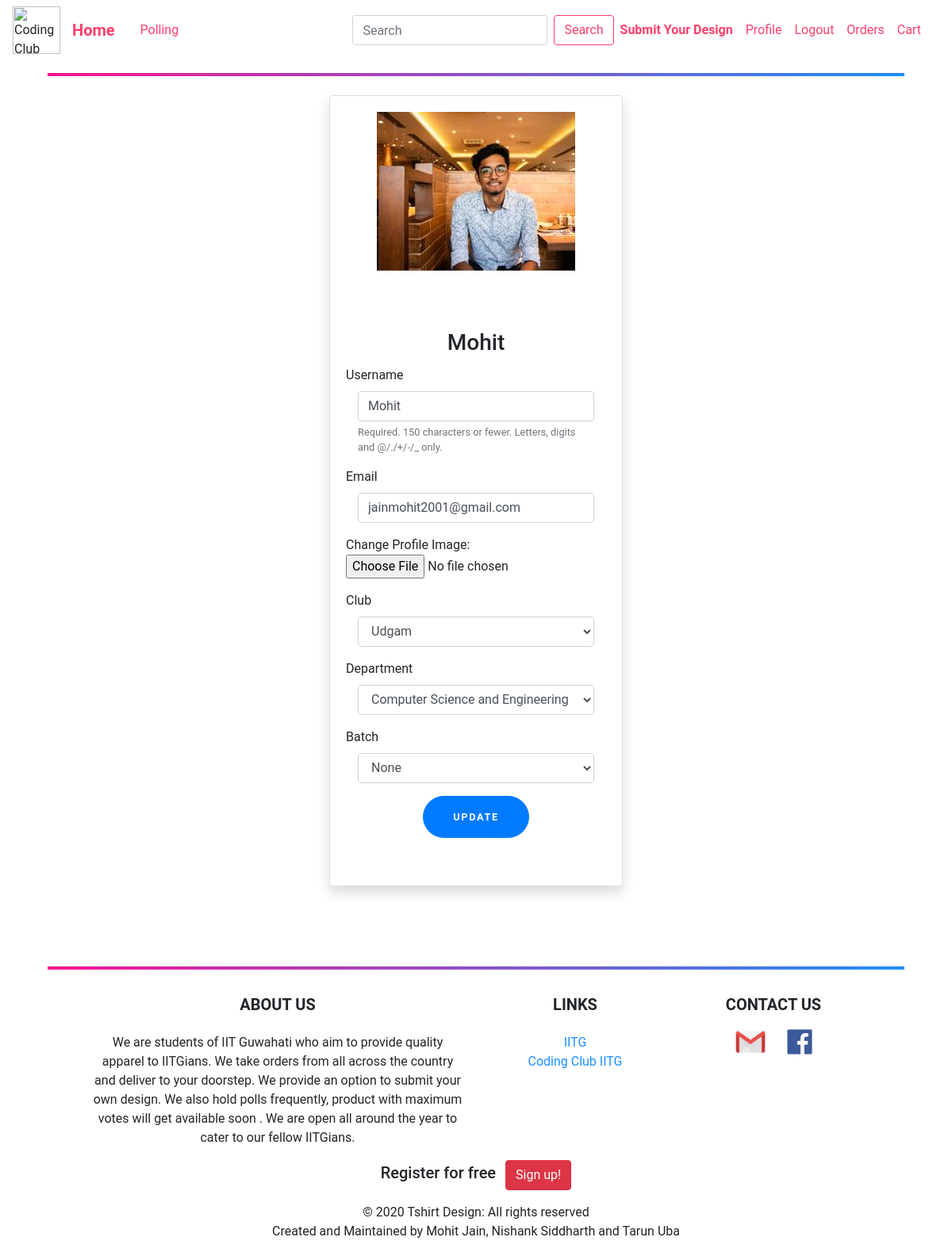
/profile/ (signed in), run on an earlier commit of the app's database.
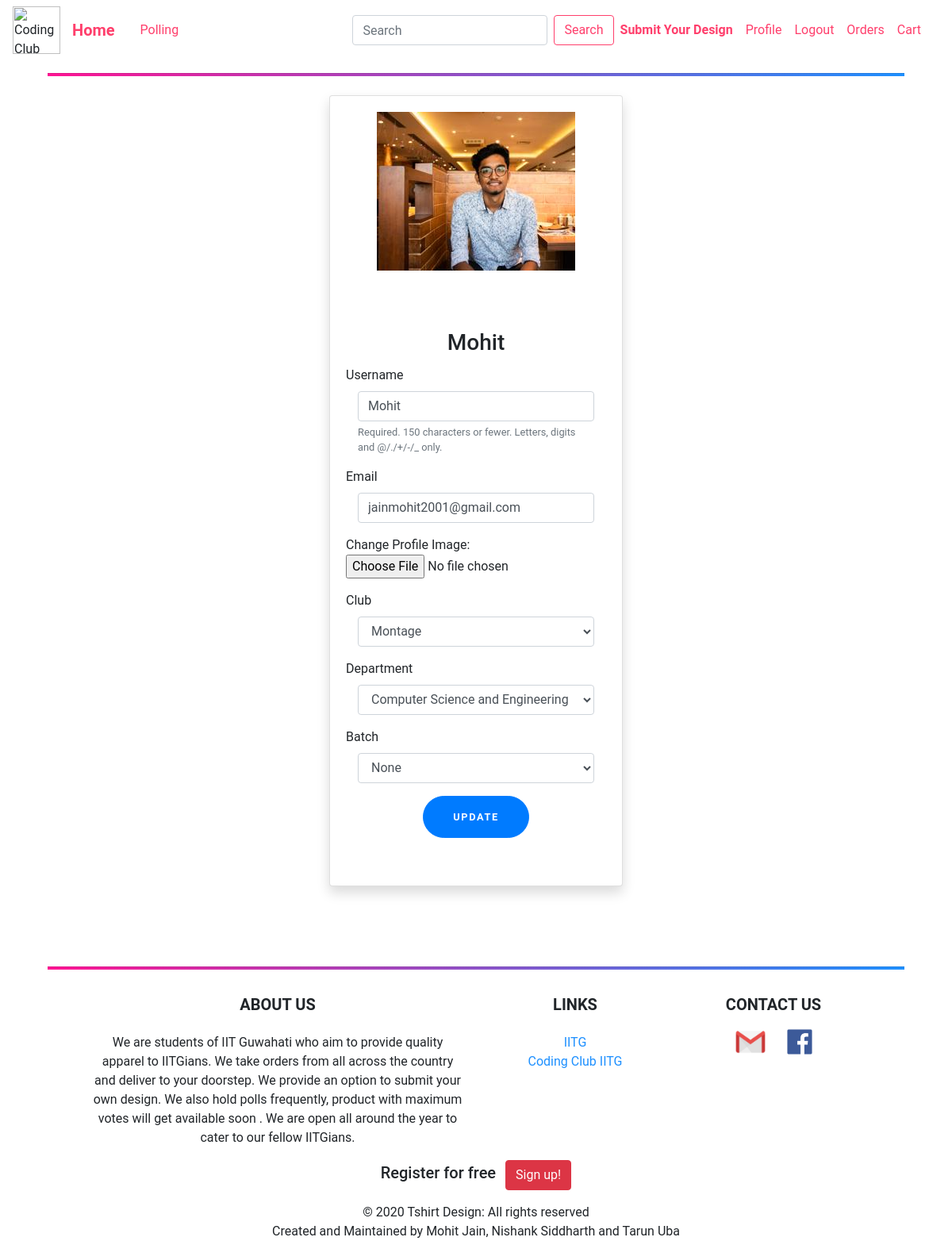
And on a later commit of the database.
### users/models.py (models this page shows, shortened)
class Profile(models.Model):
    user = models.OneToOneField(User, related_name="profile", on_delete=models.CASCADE)
    image = models.ImageField(default='default.png', upload_to='profile_pics')
    is_merchant = models.BooleanField(default=False)
    department = models.CharField(max_length=120, choices=DEPARTMENTS, default='None')
    club = models.CharField(max_length=120, choices=CLUBS, default='None')
    batch = models.CharField(max_length=4, choices=BATCH, default='None')

### users/views.py (the view)
# urls.py: path('profile/', user_views.profile, name='profile'),
@login_required
def profile(request):
    if request.method == 'POST':
        u_form = UserUpdateForm(request.POST, instance=request.user)
        p_form = ProfileUpdateForm(request.POST,
                                   request.FILES,
                                   instance=request.user.profile)
        if u_form.is_valid() and p_form.is_valid():
            u_form.save()
            p_form.save()
            messages.success(request, f'Your account has been Updated!')
            return redirect('profile')
    else:
        u_form = UserUpdateForm(instance=request.user)
        p_form = ProfileUpdateForm(instance=request.user.profile)
    context = {
        'u_form': u_form,
        'p_form': p_form,
    }
    return render(request, 'users/profile.html', context)

### users/forms.py
class UserUpdateForm(forms.ModelForm):
    email = forms.EmailField()
    class Meta:
        model = User
        fields = ['username', 'email']

class ProfileUpdateForm(forms.ModelForm):
    class Meta:
        model = Profile
        fields = ['image', 'club', 'department', 'batch']

### users/templates/users/profile.html (shortened to what this page needs)
{% extends "blog/base.html" %}
{% load crispy_forms_tags %}
{% block content %}
    <div class="col-lg-4 col-md-10 col-sm-11 mt-4 mx-auto">
        <div class="card shadow">
            <div class="card-body ">
                <div>
                    <div class="img-crop mb-4">
                        <img src="{{user.profile.image.url}}" alt="profile-image">
                    </div>
                    <h3 class="card-title text-center">{{ user.username }}</h3>
                    <form class="form-signin"  method="POST" enctype="multipart/form-data">
                        <div class="form-group">
                            <label for="{{u_form.username.id_for_label}}" >{{ u_form.username.label }}</label>
                            <div class="col-sm-12">
                                <input type="text" class="form-control" placeholder="Username" name="{{ u_form.username.html_name }}" id="{{u_form.username.id_for_label}}" value="{{ u_form.username.value|default_if_none:''}}" required>
                                <small class="form-text text-muted">{{ u_form.username.help_text }} </small>
                            </div>
                        </div>
                        <div class="form-group">
                            <label for="{{u_form.email.id_for_label}}">{{ u_form.email.label }}</label>
                            <div class="col-sm-12">
                                <input type="email" class="form-control"  placeholder="Email" name="{{u_form.email.html_name}}" id="{{u_form.email.id_for_label}}" value="{{ u_form.email.value|default_if_none:'' }}" required >
                            </div>
                        </div>
                        <div class="form-group row">
                            <div class="col-sm-12">
                                Change Profile Image:
                                <input class="text-body" type="file" accept="image/*" name="{{ p_form.image.name }}" id="{{p_form.image.id_for_label}}" >
                            </div>
                        </div>
                        <div class="form-group">
                            <label for="{{p_form.club.id_for_label}}" >Club</label>
                            <div class="col-sm-12">
                                <select name="{{ p_form.club.name }}" class="form-control" id="{{p_form.club.id_for_label}}" required >
                                    {% for k in p_form.club %}
                                        {{ k }}
                                    {% endfor %}
                                </select>
                            </div>
                        </div>
                        <div class="form-group">
                            <label for="{{p_form.department.id_for_label}}" >Department</label>
                            <div class="col-sm-12">
                                <select name="{{ p_form.department.name }}" class="form-control" id="{{p_form.department.id_for_label}}" required >
                                    {% for k in p_form.department %}
                                        {{ k }}
                                    {% endfor %}
                                </select>
                            </div>
                        </div>
                        <div class="form-group">
                            <label for="{{p_form.batch.id_for_label}}" >Batch</label>
                            <div class="col-sm-12">
                                <select name="{{ p_form.batch.name }}" class="form-control" id="{{p_form.batch.id_for_label}}" required >
                                    {% for k in p_form.batch %}
                                        {{ k }}
                                    {% endfor %}
                                </select>
                            </div>
                        </div>
                        <div class="col-sm-6 mx-auto"><button class="btn btn-lg btn-primary btn-block text-uppercase" type="submit">Update</button></div>
                        <br>
                    </form>
                </div>
            </div>
        </div>
    </div>
{% endblock content %}

What changed in the data, as far as the page shows it:
changed Profile "Computer Science and Engineering": club "Udgam" → "Montage"
